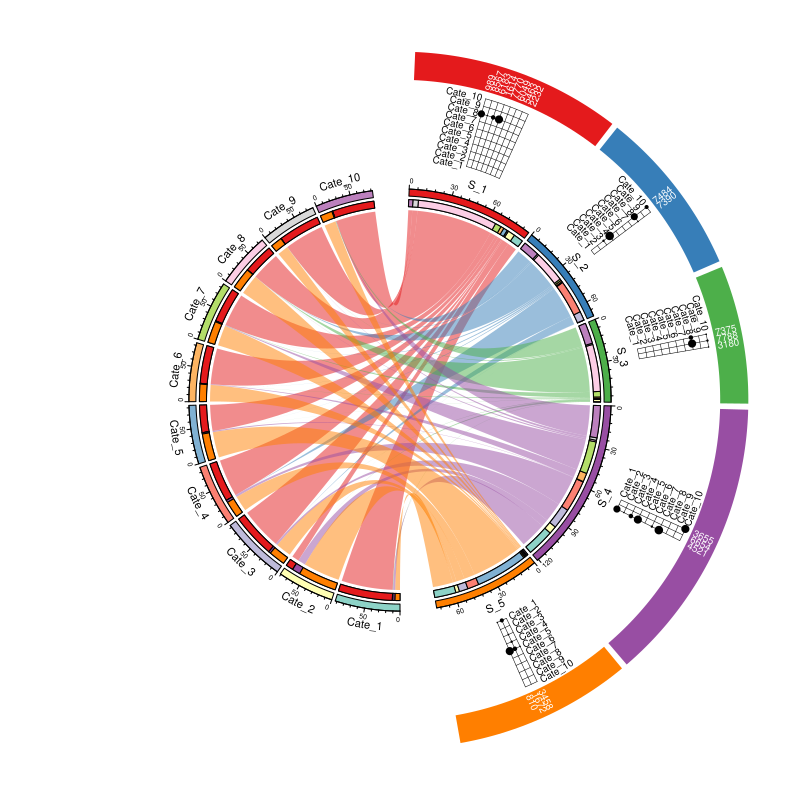

The script that drew this image:

## files are: <a href="abandance.RData">abandance.RData</a>, <a href="otu.RData">otu.RData</a>

load("example/abandance.RData")
load("example/otu.RData")

species = intersect(colnames(abandance), otu[[2]])
abandance = abandance[, species]

cate = rownames(abandance)[c(1:10)]

library(RColorBrewer)
col1 = brewer.pal(5, "Set1")
names(col1) = species
col2 = brewer.pal(length(cate), "Set3")
names(col2) = cate

df = NULL
for(type in cate) {
	for(s in species) {
		l = otu[[2]] == s
		n = sum(l)
		n = 1
		dd = data.frame(type = rep(type, n), species = rep(s, n), vaule1 = abandance[type, s], value2 = sum(otu[l, type]))
		df = rbind(df, dd)
	}
}

df[[1]] = as.character(df[[1]])
df[[2]] = as.character(df[[2]])

sector = NULL
sector_xlim = NULL
for(t in unique(df[[1]])) {
	sector = c(sector, t)
	sector_xlim = rbind(sector_xlim, c(0, sum(df[df[[1]] == t, 3])))
}
for(t in unique(df[[2]])) {
	sector = c(sector, t)
	sector_xlim = rbind(sector_xlim, c(0, sum(df[df[[2]] == t, 4])))
}

library(circlize)



circos.par(cell.padding = c(0, 0, 0, 0), start.degree = 270, gap.degree = c(1, 1, 1, 1, 1, 1, 1, 1, 1, 10, 1, 1, 1, 1, 10))
circos.initialize(factors = factor(sector, levels = sector), xlim = sector_xlim,
	sector.width = c(sector_xlim[1:10,2]/sum(sector_xlim[1:10,2]), 1*sector_xlim[11:15,2]/sum(sector_xlim[11:15,2])))

circos.trackPlotRegion(ylim = c(0, 1), panel.fun = function(x, y) {
	sector.index = get.cell.meta.data("sector.index")
	if(sector.index %in% sector[11:15]) {
		xlim = get.cell.meta.data("xlim")
		ylim = get.cell.meta.data("ylim")
		l = otu[[2]] == sector.index
		x = seq(0, by = 3, length = sum(l))
		x = x + mean(xlim) - mean(x)
		circos.rect(xlim[1], ylim[1], xlim[2], ylim[2], col = col1[sector.index], border = NA)
		circos.text(x, rep(0, sum(l)), otu[l, 1], col = "white", facing = "clockwise", niceFacing = TRUE, adj = c(-0.1, 0.5), cex = 0.6)

	}
}, bg.border = NA, track.height = 0.08)
circos.trackPlotRegion(ylim = c(1, 10), panel.fun = function(x, y) {
	sector.index = get.cell.meta.data("sector.index")
	xlim = get.cell.meta.data("xlim")
	ylim = get.cell.meta.data("ylim")
	if(sector.index %in% sector[11:15]) {
		l = otu[[2]] == sector.index
		df = otu[l, sector[1:10]]
		x = seq(0, by = 3, length = sum(l))
		x = x + mean(xlim) - mean(x)
		for(i in seq_len(nrow(df))) {
			circos.lines(c(x[i], x[i]), c(1, ncol(df)), lwd = 0.5)
		}
		for(j in seq_len(ncol(df))) {
			circos.lines(c(x[1], x[nrow(df)]), c(j, j), lwd = 0.5)
		}
		for(i in seq_len(nrow(df))) {
			for(j in seq_len(ncol(df))) {
				circos.points(x[i], j, pch = 16, cex = df[i,j]/20)
			}
		}
		if(sector.index %in% sector[11:15]) {
			circos.text(rep(x[1], ncol(df)), seq_len(ncol(df)), colnames(df), cex = 0.6, facing = "bending.inside", niceFacing = TRUE, adj = c(1.1, 0.5))
		}
	}
}, bg.border = NA, track.height = 0.2)

circos.trackPlotRegion(ylim = c(0, 1), panel.fun = function(x, y) {
	sector.index = get.cell.meta.data("sector.index")
	xlim = get.cell.meta.data("xlim")
	ylim = get.cell.meta.data("ylim")
	circos.text(mean(xlim), mean(ylim), sector.index, cex = 0.7, facing = "bending.inside", niceFacing = TRUE)
}, track.height = 0.05, bg.border = NA)

circos.trackPlotRegion(ylim = c(0, 1), panel.fun = function(x, y) {
	circos.axis(h = "top", labels.cex = 0.4)
}, track.height = 0.02, bg.col = c(col2, col1), track.margin = c(0, 0.01))

circos.trackPlotRegion(ylim = c(0, 1), panel.fun = function(x, y) {
}, track.height = 0.02, track.margin = c(0, 0.01))

accum_species = sapply(species, function(x) get.cell.meta.data("xrange", sector.index = x)); names(accum_species) = species
accum_cate = sapply(cate, function(x) get.cell.meta.data("xrange", sector.index = x)); names(accum_cate) = cate
for(i in seq_len(nrow(df))) {
	circos.link(df[i,1], c(accum_cate[df[i,1]], accum_cate[df[i,1]] - df[i, 3]),
		        df[i,2], c(accum_species[df[i,2]], accum_species[df[i,2]] - df[i, 4]),
		        col = paste0(col1[df[i,2]], "80"), border = NA)

	circos.rect(accum_cate[df[i,1]], 0, accum_cate[df[i,1]] - df[i, 3], 1, sector.index = df[i,1], col = col1[df[i,2]])
	circos.rect(accum_species[df[i,2]], 0, accum_species[df[i,2]] - df[i, 4], 1, sector.index = df[i,2], col = col2[df[i,1]])

	accum_cate[df[i,1]] = accum_cate[df[i,1]] - df[i, 3]
	accum_species[df[i,2]] = accum_species[df[i,2]] - df[i, 4]
}
circos.clear()
